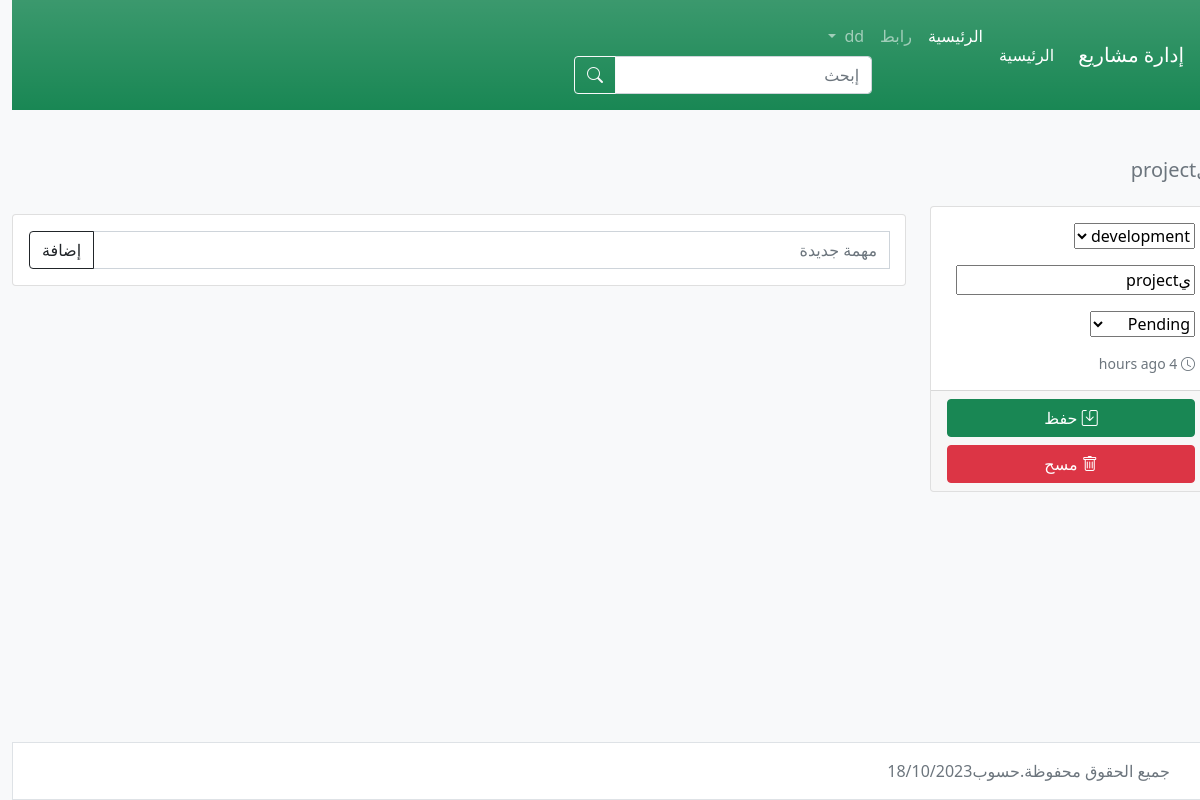
/project/edit/14 (signed in), run on the app's committed database.
### myapp/models.py (models this page shows, shortened)
class Project(models.Model):
    title = models.CharField(max_length=255)
    description = models.TextField()
    status = models.IntegerField(
        choices = ProjectStatus.choices,
        default = ProjectStatus.PENDING
    )
    created_at = models.DateTimeField(auto_now_add=True)
    update_at = models.DateTimeField(auto_now=True)
    category = models.ForeignKey(Category,on_delete=models.PROTECT)
    user = models.ForeignKey(
        AUTH_USER_MODEL,
        on_delete=models.CASCADE,
        null = True
        )
    class Meta:
        verbose_name = ('Project')
        verbose_name_plural = ('Project')

### myapp/views.py (the view, shortened to what this page needs)
class ProjectUpdateView(LoginRequiredMixin, UserPassesTestMixin, UpdateView):
    model = models.Project
    form_class = forms.ProjectUpdateForm
    template_name = 'project/update.html'
    def test_func(self):
        return self.get_object().user_id == self.request.user.id

### myapp/forms.py
class ProjectUpdateForm(forms.ModelForm):
    class Meta :
        model = models.Project
        fields = ['category','title','status']
        widgets = {
            'category': forms.Select(),
            'title': forms.TextInput(),
            'description': forms.Textarea()
        }

### myapp/models.py (called while the page is built)
    def __str__(self):
        return self.name

### myapp/templates/Project/update.html
{% extends "base.html" %} {% load humanize %} {% load i18n %} {% block content %}
<nav aria-label="breadcrumb">
  <ol class="breadcrumb">
    <li class="breadcrumb-item active" aria-current="page">
      <h5>{{ object.title }}</h5>
    </li>
  </ol>
</nav>
<div class="row">
  <div class="col-md-3">
    <form method="POST">
      <div class="card">
        <div class="card-body">
          {% csrf_token %} {% for field in form %}
          <div class="mb-3">{{ field }}</div>
          {% endfor %}
          <div class="d-flex mt-2">
            <span class="me-auto text-muted small">
              <i class="bi bi-clock"></i>
              <time datetime="{{ project.created_at }}"> {{ object.created_at|naturaltime }} </time>
            </span>
          </div>
        </div>
        <div class="card-footer">
          <div class="d-grid gap-2">
            <button class="btn btn-success">
              <i class="bi bi-save"></i>
              {% trans 'حفظ' %}
            </button>
            <a class="btn btn-danger" href="{% url 'Project_delete' object.id %}">
              <i class="bi bi-trash"></i>
              {% trans 'مسح' %}
            </a>
          </div>
        </div>
      </div>
    </form>
  </div>
  <div class="col-md-9 mt-2 mt-md-0">{% include 'project/task.html' with project=object %}</div>
</div>
{% endblock %}

### myapp/templates/partials/header.html (shortened to what this page needs)
{% load i18n %}
<nav class="navbar navbar-expand-lg navbar-dark bg-success bg-gradient p-3">
    <div class="container-fluid">
      <a class="navbar-brand" href="{% url 'Project_List' %}">{% trans 'إدارة مشاريع' %}</a>
      <div class="collapse navbar-collapse" id="navbarNav">
        <ul class="navbar-nav">
          <li class="nav-item">
            <a class="nav-link active" aria-current="page" href="{% url 'Project_List' %}">{% trans 'الرئيسية' %}</a>
          </li>
        </ul>
        {% if user.is_authenticated %}
           <ul class="navbar-nav mb-2 mb-lg-0 me-3">
            <li class="nav-item">
              <a class="nav-link active" aria-current="page" href="#">الرئيسية</a>
            </li>
            <li class="nav-item">
              <a class="nav-link" href="#">رابط</a>
            </li>
            <li class="nav-item dropdown">
              <a class="nav-link dropdown-toggle" href="#" role="button" data-bs-toggle="dropdown" aria-expanded="false">
                {{ user.username }}
              </a>
           <form method="GET" action="{% url 'Project_List' %}" class="d-flex">
            <div class="input-group">
             <input
              type="text"
              name="q"
              class="form-control"
              placeholder="{% trans 'إبحث' %}"
              value="{{ request.GET.q }}"
              />
             <button class="btn btn-outline-light" type="sumnit">
              <i class="bi bi-search"></i>
             </button>
            </div>
           </form>
        {% endif %}
      </div>
    </div>
  </nav>

### data on the page
Project: title "يproject", form "development" "يproject" "Pending", created_at "4 hours ago"

### other printed values
{{ user.username }} "dd"
